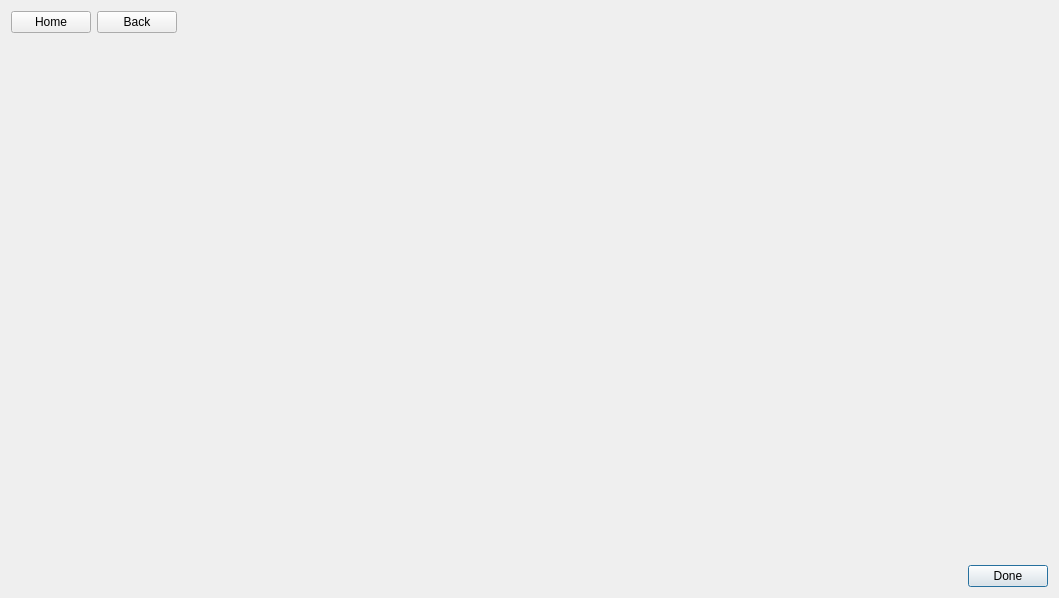
<?xml version="1.0" encoding="UTF-8"?>
<ui version="4.0">
 <class>HelpDialog</class>
 <widget class="QDialog" name="HelpDialog">
  <property name="windowModality">
   <enum>Qt::NonModal</enum>
  </property>
  <property name="geometry">
   <rect>
    <x>0</x>
    <y>0</y>
    <width>1059</width>
    <height>598</height>
   </rect>
  </property>
  <property name="windowTitle">
   <string>Help</string>
  </property>
  <property name="modal">
   <bool>true</bool>
  </property>
  <layout class="QGridLayout" name="gridLayout">
   <item row="0" column="0">
    <layout class="QHBoxLayout" name="horizontalLayout_2">
     <item>
      <widget class="QPushButton" name="home_button">
       <property name="text">
        <string>Home</string>
       </property>
       <property name="autoDefault">
        <bool>false</bool>
       </property>
      </widget>
     </item>
     <item>
      <widget class="QPushButton" name="back_button">
       <property name="text">
        <string>Back</string>
       </property>
       <property name="autoDefault">
        <bool>false</bool>
       </property>
      </widget>
     </item>
     <item>
      <spacer name="horizontalSpacer">
       <property name="orientation">
        <enum>Qt::Horizontal</enum>
       </property>
       <property name="sizeHint" stdset="0">
        <size>
         <width>40</width>
         <height>20</height>
        </size>
       </property>
      </spacer>
     </item>
    </layout>
   </item>
   <item row="1" column="0">
    <widget class="QWidget" name="help_widget" native="true">
     <property name="sizePolicy">
      <sizepolicy hsizetype="Expanding" vsizetype="Expanding">
       <horstretch>0</horstretch>
       <verstretch>0</verstretch>
      </sizepolicy>
     </property>
    </widget>
   </item>
   <item row="2" column="0">
    <layout class="QHBoxLayout" name="horizontalLayout_3">
     <item>
      <spacer name="horizontalSpacer_2">
       <property name="orientation">
        <enum>Qt::Horizontal</enum>
       </property>
       <property name="sizeHint" stdset="0">
        <size>
         <width>40</width>
         <height>20</height>
        </size>
       </property>
      </spacer>
     </item>
     <item>
      <widget class="QPushButton" name="done_button">
       <property name="text">
        <string>Done</string>
       </property>
       <property name="default">
        <bool>true</bool>
       </property>
      </widget>
     </item>
    </layout>
   </item>
  </layout>
 </widget>
 <resources/>
 <connections/>
</ui>
